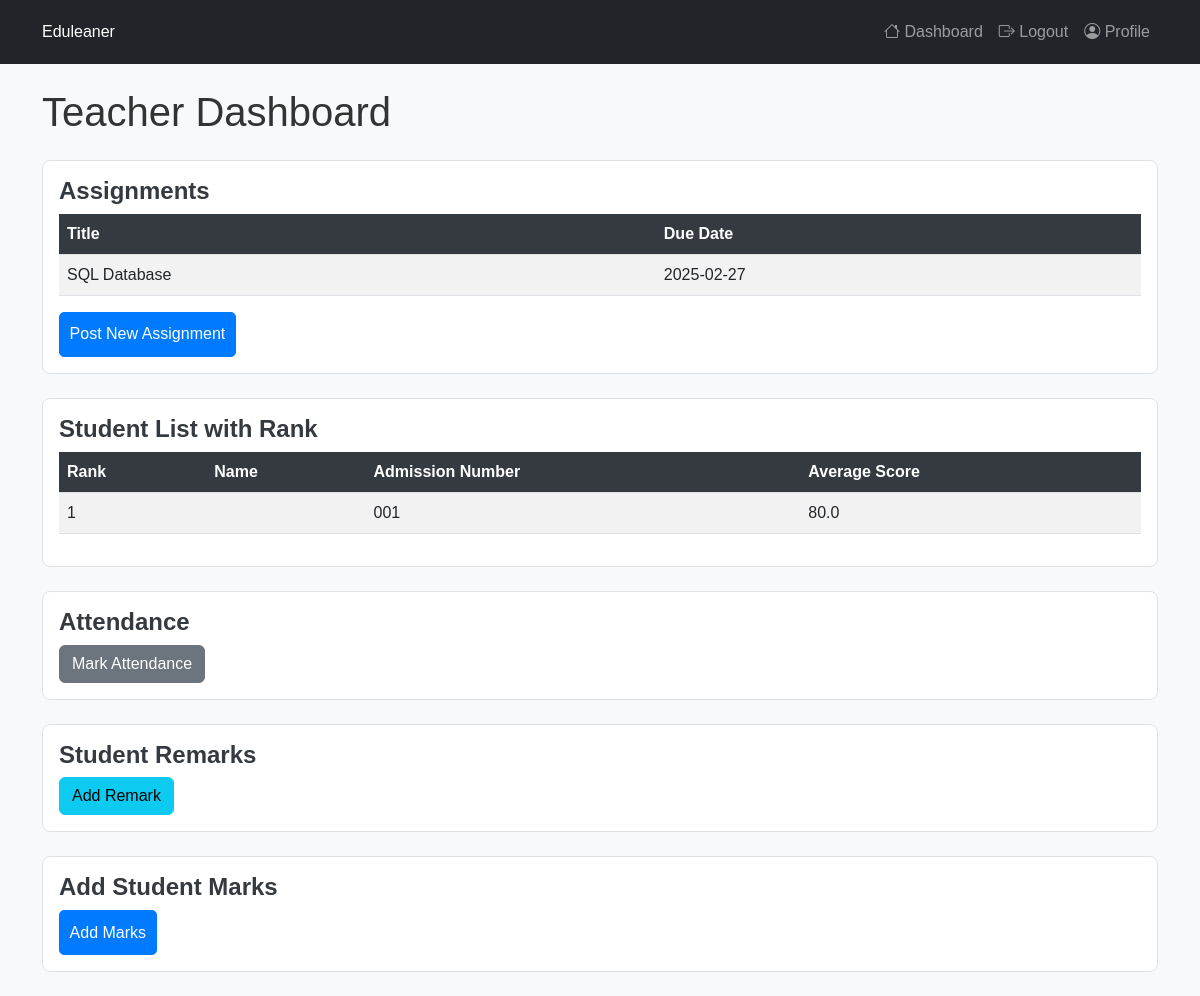
Page /teacher/dashboard (signed in) on the committed database.
### models.py (models this page shows, shortened)
class Assignment(db.Model):
    id = db.Column(db.Integer, primary_key=True)
    student_id = db.Column(db.Integer, db.ForeignKey('student.id'), nullable=False)
    teacher_id = db.Column(db.Integer, db.ForeignKey('teacher.id'), nullable=False)
    title = db.Column(db.String(200), nullable=False)
    description = db.Column(db.Text, nullable=True)
    due_date = db.Column(db.Date, nullable=False)
    status = db.Column(db.String(20), default='Assigned')
    teacher = db.relationship('Teacher', backref='teacher_assignments')  # Changed 'assignments' to 'teacher_assignments'
    student = db.relationship('Student', backref='student_assignments')  # Kept change from previous

class Student(db.Model):
    id = db.Column(db.Integer, primary_key=True)
    admission_number = db.Column(db.String(10), unique=True)
    course_name = db.Column(db.String(50), nullable=False)
    user_id = db.Column(db.Integer, db.ForeignKey('user.id'), nullable=False)
    created_at = db.Column(db.DateTime, default=datetime.utcnow)
    teacher_id = db.Column(db.Integer, db.ForeignKey('teacher.id'))
    teacher = db.relationship('Teacher', backref='students', primaryjoin="Student.teacher_id == Teacher.id")
    user = db.relationship('User', backref='students', uselist=False)
    fees = db.relationship('Fee', back_populates='student')
    assignments = db.relationship('Assignment', backref='assigned_student', lazy=True)
    marks = db.relationship('Mark', backref='student_marks', lazy=True)
    attendance = db.relationship('Attendance', backref='student', lazy=True)
    remarks = db.relationship('Remark', backref='student_remarks', lazy=True)

### app.py (the view)
@app.route('/teacher/dashboard')
@login_required
def teacher_dashboard():
    if current_user.role != 'Teacher':
        flash("Unauthorized access.", 'danger')
        return redirect(url_for('dashboard'))
    assignments = Assignment.query.filter_by(teacher_id=current_user.id).all()
    students = Student.query.all()
    student_performance = []
    for student in students:
        marks = Mark.query.filter_by(student_id=student.id).all()
        if marks:
            average_score = sum(mark.score for mark in marks) / len(marks)
        else:
            average_score = 0
        student_performance.append({
            'student': student,
            'average_score': average_score
        })
    student_performance.sort(key=lambda x: x['average_score'], reverse=True)
    return render_template('teacher_dashboard.html', assignments=assignments, student_performance=student_performance)

### app.py (called while the page is built)
@login_manager.user_loader
def load_user(user_id):
    return User.query.get(int(user_id))

### templates/teacher_dashboard.html
{% extends "base.html" %}
{% block content %}
<h1>Teacher Dashboard</h1>
<div class="card my-4">
    <div class="card-body">
        <h5 class="card-title">Assignments</h5>
        <table class="table table-striped">
            <thead>
                <tr>
                    <th>Title</th>
                    <th>Due Date</th>
                </tr>
            </thead>
            <tbody>
                {% for assignment in assignments %}
                <tr>
                    <td>{{ assignment.title }}</td>
                    <td>{{ assignment.due_date }}</td>
                </tr>
                {% endfor %}
            </tbody>
        </table>
        <a href="{{ url_for('create_assignment') }}" class="btn btn-primary">Post New Assignment</a>
    </div>
</div>
<div class="card my-4">
    <div class="card-body">
        <h5 class="card-title">Student List with Rank</h5>
        <table class="table table-striped">
            <thead>
                <tr>
                    <th>Rank</th>
                    <th>Name</th>
                    <th>Admission Number</th>
                    <th>Average Score</th>
                </tr>
            </thead>
            <tbody>
                {% for student_data in student_performance %}
                <tr>
                    <td>{{ loop.index }}</td>
                    <td>{{ student_data.student.username }}</td>
                    <td>{{ student_data.student.admission_number }}</td>
                    <td>{{ student_data.average_score | round(2) }}</td>
                </tr>
                {% endfor %}
            </tbody>
        </table>
    </div>
</div>
<div class="card my-4">
    <div class="card-body">
        <h5 class="card-title">Attendance</h5>
        <a href="{{ url_for('mark_attendance') }}" class="btn btn-secondary">Mark Attendance</a>
    </div>
</div>
<div class="card my-4">
    <div class="card-body">
        <h5 class="card-title">Student Remarks</h5>
        <a href="{{ url_for('add_remark') }}" class="btn btn-info">Add Remark</a>
    </div>
</div>
<div class="card my-4">
    <div class="card-body">
        <h5 class="card-title">Add Student Marks</h5>
        <a href="{{ url_for('add_mark') }}" class="btn btn-primary">Add Marks</a>
    </div>
</div>
{% endblock %}

### static/css/styles.css (style rules this page uses)
body { background-color: #f8f9fa; color: #333; font-family: Arial, sans-serif; }
.card { border: 1px solid #dee2e6; border-radius: 0.5rem; }
.card-title { font-size: 1.5rem; font-weight: bold; color: #343a40; }
.table th { background-color: #343a40; color: white; }
.table-striped tbody tr:nth-of-type(odd) { background-color: #f2f2f2; }
.btn-primary { background-color: #007bff; border-color: #007bff; padding: 0.6rem; font-size: 1rem; border-radius: 5px; }

### rows in the picture
Assignment: title "SQL Database", due_date "2025-02-27"
Student: student.admission_number "001"

### other values in the picture
{{ student_data.average_score | round(2) }} "80.0"
